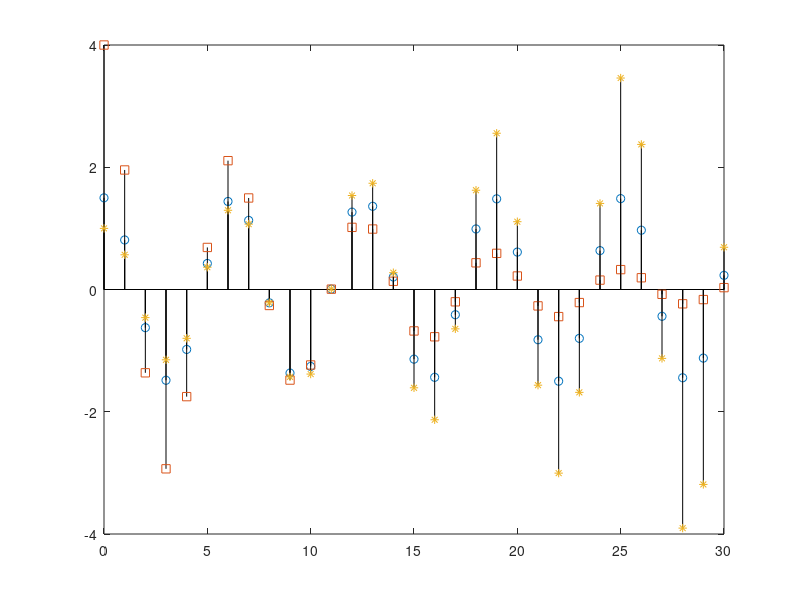

MATLAB code for this plot:
x = 0:30;
y = [1.5*cos(x);4*exp(-.1*x).*cos(x);exp(.05*x).*cos(x)]';
h = stem(x,y);
set(h(1),'Color','black',...
            'Marker','o',...
            'Tag','Decaying Exponential')
set(h(2),'Color','black',...
            'Marker','square',...
            'Tag','Growing Exponential')
set(h(3),'Color','black',...
            'Marker','*',...
            'Tag','Steady State')
        
